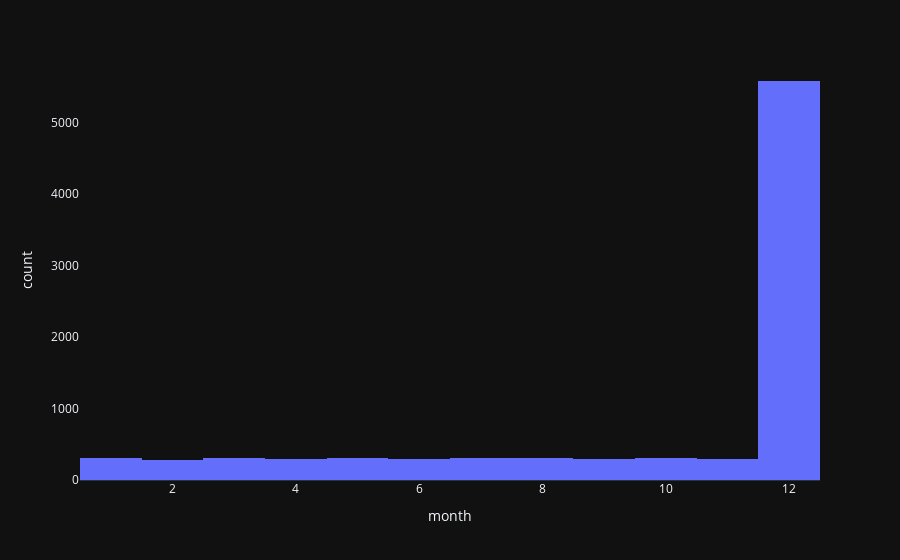

Notebook code for this chart:
### Markdown cell above
Visualize the count of records of year 2023:

### Code cell
# Create the histogram with month of 2023
hist_2023 = px.histogram(df_2023, x='month', template='plotly_dark')

# Update layout to remove gridlines
hist_2023.update_layout(
    xaxis=dict(showgrid=False), 
    yaxis=dict(showgrid=False)
)

hist_2023.show()

### Figure 1 — Plotly figure (JSON) as saved in the notebook; plotly's stock layout.template omitted (floating-point values rounded to 4 significant figures; data arrays with more than 128 entries replaced by an {"elided": "..."} marker saying what was removed)
{"data": [{"alignmentgroup": "True", "bingroup": "x", "hovertemplate": "month=%{x}<br>count=%{y}<extra></extra>", "legendgroup": "", "marker": {"color": "#636efa", "pattern": {"shape": ""}}, "name": "", "offsetgroup": "", "orientation": "v", "showlegend": false, "type": "histogram", "x": {"elided": "8926 int values"}, "xaxis": "x", "yaxis": "y"}], "layout": {"barmode": "relative", "legend": {"tracegroupgap": 0}, "margin": {"t": 60}, "xaxis": {"anchor": "y", "domain": [0, 1], "showgrid": false, "title": {"text": "month"}}, "yaxis": {"anchor": "x", "domain": [0, 1], "showgrid": false, "title": {"text": "count"}}}}
